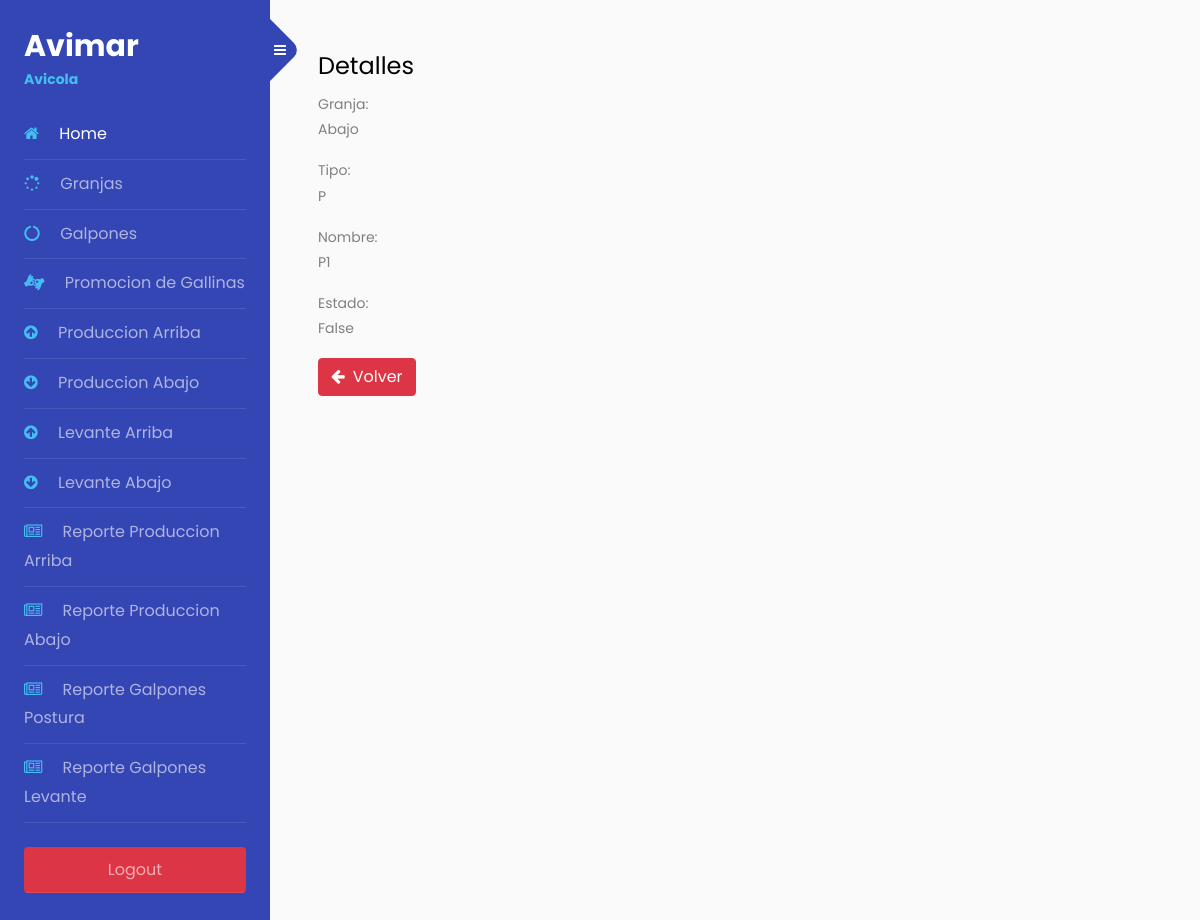
Before: /shed/detalle/1 (signed in) with the older database file.
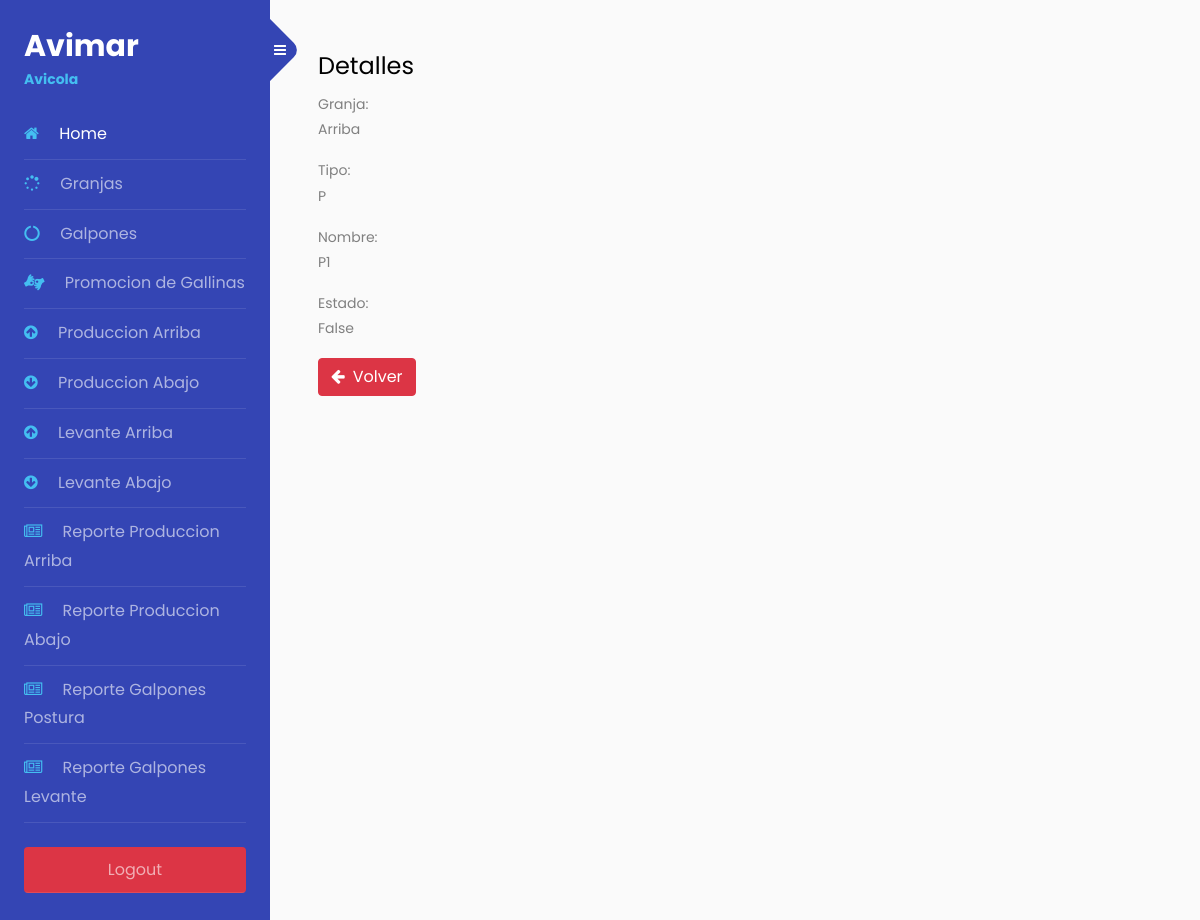
After: the same page with the newer database file.
### sheds/models.py (models this page shows, shortened)
class Shed(models.Model):
    TYPE_CHOICES =[
        ('P', 'Produccion'),
        ('L', 'Levante')
    ]
    farm = models.ForeignKey(
        Farm,
        on_delete=models.CASCADE
    )
    type = models.CharField(
        max_length=2,
        choices= TYPE_CHOICES
    )
    name = models.IntegerField()
    is_active = models.BooleanField(
        default=True,
    )
    created = models.DateTimeField(
        auto_now_add=True,
    )
    updated = models.DateTimeField(
        auto_now=True,
    )
    class Meta:
        verbose_name = "Shed"
        verbose_name_plural = "Sheds"
        ordering = ('-type','farm')

### farms/models.py (models this page shows, shortened)
class Farm(models.Model):
    name = models.CharField(
        max_length=50,
        unique=True)
    is_active = models.BooleanField(
        default=True,
    )
    created = models.DateTimeField(
        auto_now_add=True,
    )
    updated = models.DateTimeField(
        auto_now=True,
    )
    class Meta:
        verbose_name = "Farm"
        verbose_name_plural = "Farms"
    def __str__(self):
        return self.name

### sheds/views.py (the view)
# urls.py: path('detalle/<int:pk>', ShedDetalle.as_view(template_name = "shed/detalles.html"), name='detalles_shed'),
class ShedDetalle(LoginRequiredMixin,DetailView):
    model = Shed

### sheds/templates/shed/detalles.html
{% extends 'farm/base.html' %}
{% block content %}
{% load static %}
{% if 'sheds.view_shed' in user.get_all_permissions %}
<h4>Detalles</h4>
<p><span class="txt_negrita">Granja:</span> <br> {{object.farm}}</p>
<p><span class="txt_negrita">Tipo:</span> <br> {{object.type}}</p>
<p><span class="txt_negrita">Nombre:</span> <br> {{object.name}}</p>
<p><span class="txt_negrita">Estado:</span> <br> {{object.is_active}}</p>
<a href="../"  class="btn btn-danger"><span class="fa fa-arrow-left mr-2"></span>Volver</a>
{% endif %}
{% endblock %}

Changed rows visible on the page:
changed Shed "False": farm "Abajo" → "Arriba"
